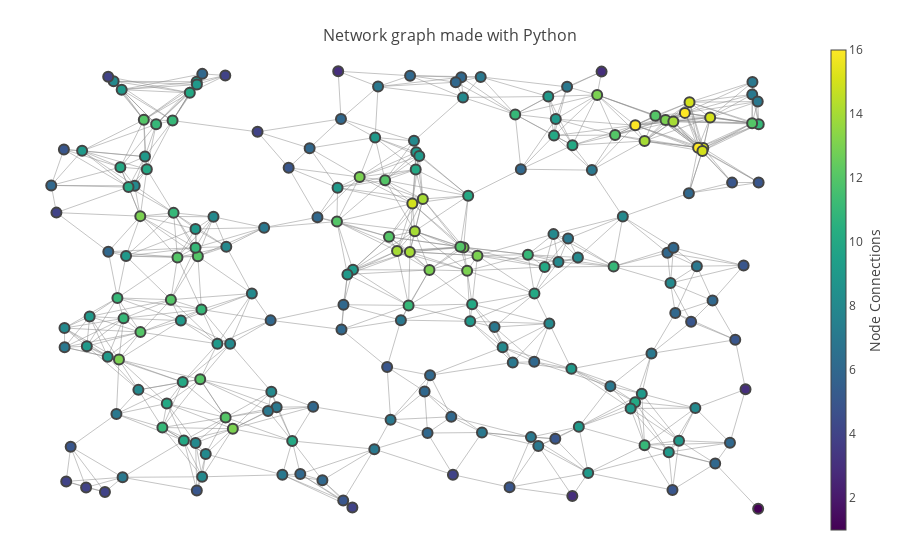

This figure's notebook cell:
### Code cell
G=nx.random_geometric_graph(200,0.125)
pos=nx.get_node_attributes(G,'pos')

dmin=1
ncenter=0
for n in pos:
    x,y=pos[n]
    d=(x-0.5)**2+(y-0.5)**2
    if d<dmin:
        ncenter=n
        dmin=d

edge_trace = go.Scatter(
    x=[],
    y=[],
    line=dict(width=0.5,color='#888'),
    hoverinfo='none',
    mode='lines')

for edge in G.edges():
    x0, y0 = G.node[edge[0]]['pos']
    x1, y1 = G.node[edge[1]]['pos']
    edge_trace['x'] += tuple([x0, x1, None])
    edge_trace['y'] += tuple([y0, y1, None])

node_trace = go.Scatter(
    x=[],
    y=[],
    text=[],
    mode='markers',
    hoverinfo='text',
    marker=dict(
        showscale=True,
        colorscale='Viridis',
        reversescale=False,
        color=[],
        size=10,
        colorbar=dict(
            thickness=15,
            title='Node Connections',
            xanchor='left',
            titleside='right'
        ),
        line=dict(width=2)))

for node in G.nodes():
    x, y = G.node[node]['pos']
    node_trace['x'] += tuple([x])
    node_trace['y'] += tuple([y])

for node, adjacencies in enumerate(G.adjacency()):
    node_trace['marker']['color']+=tuple([len(adjacencies[1])])
    node_info = '# of connections: '+str(len(adjacencies[1]))
    node_trace['text']+=tuple([node_info])
	
fig = go.Figure(data=[edge_trace, node_trace],
             layout=go.Layout(
                title='<br>Network graph made with Python',
                titlefont=dict(size=16),
                showlegend=False,
                hovermode='closest',
                margin=dict(b=20,l=5,r=5,t=40),
                xaxis=dict(showgrid=False, zeroline=False, showticklabels=False),
                yaxis=dict(showgrid=False, zeroline=False, showticklabels=False)))

iplot(fig)

### Figure 1 — Plotly figure (JSON) as saved in the notebook; plotly's stock layout.template omitted (floating-point values rounded to 4 significant figures; data arrays with more than 128 entries replaced by an {"elided": "..."} marker saying what was removed)
{"data": [{"hoverinfo": "none", "line": {"color": "#888", "width": 0.5}, "mode": "lines", "type": "scatter", "x": {"elided": "2574 float values"}, "y": {"elided": "2574 float values"}}, {"hoverinfo": "text", "marker": {"color": {"elided": "200 int values"}, "colorbar": {"thickness": 15, "title": "Node Connections", "titleside": "right", "xanchor": "left"}, "colorscale": "Viridis", "line": {"width": 2}, "reversescale": false, "showscale": true, "size": 10}, "mode": "markers", "text": {"elided": "200 str values"}, "type": "scatter", "x": {"elided": "200 float values"}, "y": {"elided": "200 float values"}}], "layout": {"hovermode": "closest", "margin": {"b": 20, "l": 5, "r": 5, "t": 40}, "showlegend": false, "title": "<br>Network graph made with Python", "titlefont": {"size": 16}, "xaxis": {"showgrid": false, "showticklabels": false, "zeroline": false}, "yaxis": {"showgrid": false, "showticklabels": false, "zeroline": false}}}
